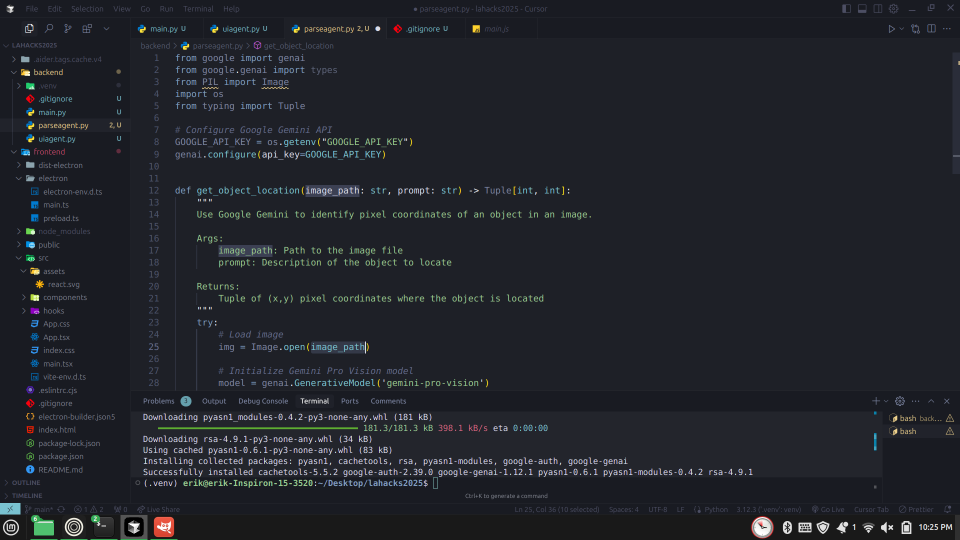
#> input picture backend/example.png, 1920 x 1080 px (shown at 1/2 size)
$ python positioning.py
#> lines starting #> are read from the running program, lines starting #| are printed output that depends on the picture
import io
import json
from PIL import Image, ImageDraw
import base64
from typing import Tuple
import os
from google import genai
from google.genai import types
import dotenv
dotenv.load_dotenv()

# Configure Google Gemini API
GOOGLE_API_KEY = os.getenv("GOOGLE_API_KEY")


def generate(img, feature: str) -> str:
    client = genai.Client(
        api_key=GOOGLE_API_KEY,
    )
    prompt = f'Detect {feature}, with no more than 20 items. Output a json list where each entry contains the 2D bounding box in "box_2d" and a text label in "label".'
    # print(prompt)
    model = "gemini-2.5-flash-preview-04-17"
    contents = [
        types.Content(
            role="user",
            parts=[
                types.Part.from_bytes(
                    mime_type="image/png",
                    data=img,
                ),
                types.Part.from_text(text=prompt),
            ],
        ),
    ]
    generate_content_config = types.GenerateContentConfig(
        response_mime_type="text/plain",

    )

    return client.models.generate_content(
        model=model,
        contents=contents,
        config=generate_content_config,
    )


def scale_image(image: Image.Image, max_size: int = 640) -> Tuple[Image.Image, float]:
    """Scale image down while maintaining aspect ratio."""
    width, height = image.size
    scale = min(max_size / width, max_size / height)
    new_width = int(width * scale)
    new_height = int(height * scale)
    return image.resize((new_width, new_height), Image.Resampling.LANCZOS), scale


def get_scaled_dims(image: Image.Image, max_size: int = 640) -> Tuple[Image.Image, float]:
    """Scale image down while maintaining aspect ratio."""
    width, height = image.size
    scale = min(max_size / width, max_size / height)
    new_width = int(width * scale)
    new_height = int(height * scale)
    return new_width, new_height, scale


def scaled_coords(box: list, image_size: Tuple[int, int]):
    ymin, xmin, ymax, xmax = box
    width, height = image_size
    x = int((xmin / 1000) * width)
    y = int((ymin / 1000) * height)
    w = int(((xmax - xmin) / 1000) * width)
    h = int(((ymax - ymin) / 1000) * height)
    return (x, y, x + w, y + h)


def process(img_bytes, feature, quadrant: str):
    # Determine crop region based on quadrant string (relative to image size)
    # quadrant can be: "top-left", "top-right", "bottom-left", "bottom-right", or "center"
    # Open the image
#> called with feature = 'gear settings button', quadrant = 'top-right'
    image = Image.open(io.BytesIO(img_bytes)).convert("RGBA")
    original_width, original_height = image.size
#> original_width = 1920; original_height = 1080

    w, h = original_width, original_height
#> w = 1920; h = 1080
    crop_fraction = 0.5  # Crop to half width/height for each quadrant
    if quadrant == "top-left":
        from_row, to_row = 0, int(h * crop_fraction)
        from_col, to_col = 0, int(w * crop_fraction)
    elif quadrant == "top-right":
        from_row, to_row = 0, int(h * crop_fraction)
#> from_row = 0; to_row = 540
        from_col, to_col = int(w * crop_fraction), w
#> from_col = 960; to_col = 1920
    elif quadrant == "bottom-left":
        from_row, to_row = int(h * crop_fraction), h
        from_col, to_col = 0, int(w * crop_fraction)
    elif quadrant == "bottom-right":
        from_row, to_row = int(h * crop_fraction), h
        from_col, to_col = int(w * crop_fraction), w
    elif quadrant == "center":
        center_x, center_y = w // 2, h // 2
        box_w, box_h = int(w * crop_fraction), int(h * crop_fraction)
        from_col = max(center_x - box_w // 2, 0)
        to_col = min(center_x + box_w // 2, w)
        from_row = max(center_y - box_h // 2, 0)
        to_row = min(center_y + box_h // 2, h)
    else:
        # Default to full image if unknown
        from_row, to_row = 0, h
        from_col, to_col = 0, w

    # (from_row, to_row), (from_col, to_col) = quadrant
    if from_row == -1:
        from_row = 0
    if to_row == -1:
        to_row = original_height
    if from_col == -1:
        from_col = 0
    if to_col == -1:
        to_col = original_width
    crop_offset_x = from_col
#> crop_offset_x = 960
    crop_offset_y = from_row
#> crop_offset_y = 0
    image = image.crop((from_col, from_row, to_col, to_row))
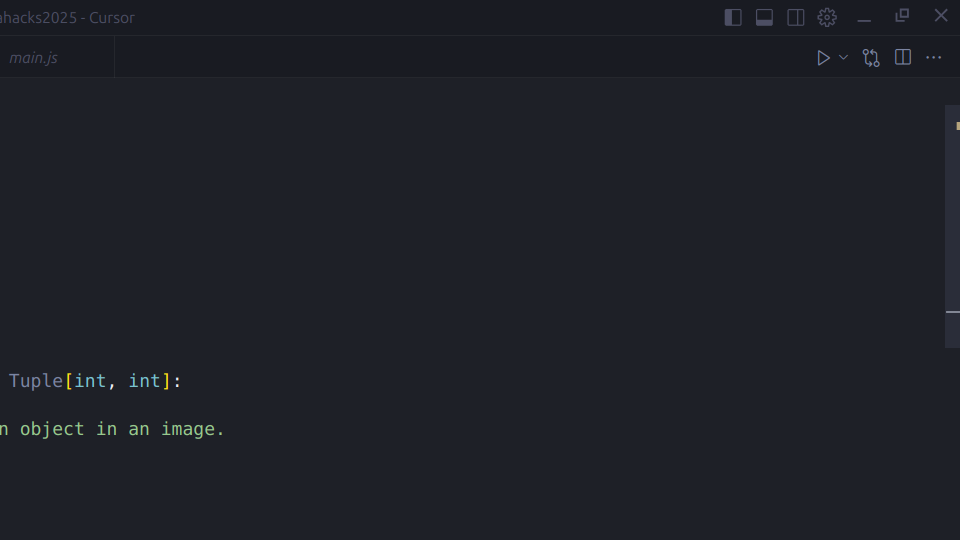
#> image: PIL image 960x540 RGBA; mean R, G, B, A 29.8, 31.9, 38.9, 255
    # Update img_bytes to be the cropped image bytes
    buf = io.BytesIO()
    # image.show()
    image.save(buf, format="PNG")
    img_bytes = buf.getvalue()
    print(f"Original image size: {original_width}x{original_height}")
#| Original image size: 1920x1080

    # Scale the image
    # scaled_image, scale = scale_image(image)
    scaled_width, scaled_height, scale = get_scaled_dims(image)
#> scaled_width = 640; scaled_height = 360; scale = 0.667
    print(f"Scaled image size: {scaled_width}x{scaled_height}")
#| Scaled image size: 640x360

    # Generate bounding boxes
    resp = generate(img_bytes, feature)
    print(resp.text)

    try:
        # Parse the JSON response
        json_str = resp.text
        start = json_str.find('[')
        end = json_str.rfind(']')

        if start == -1 or end == -1:
            raise ValueError("Could not find JSON list in response")

#> (the run stopped early here; a loop or call above may not have finished)
